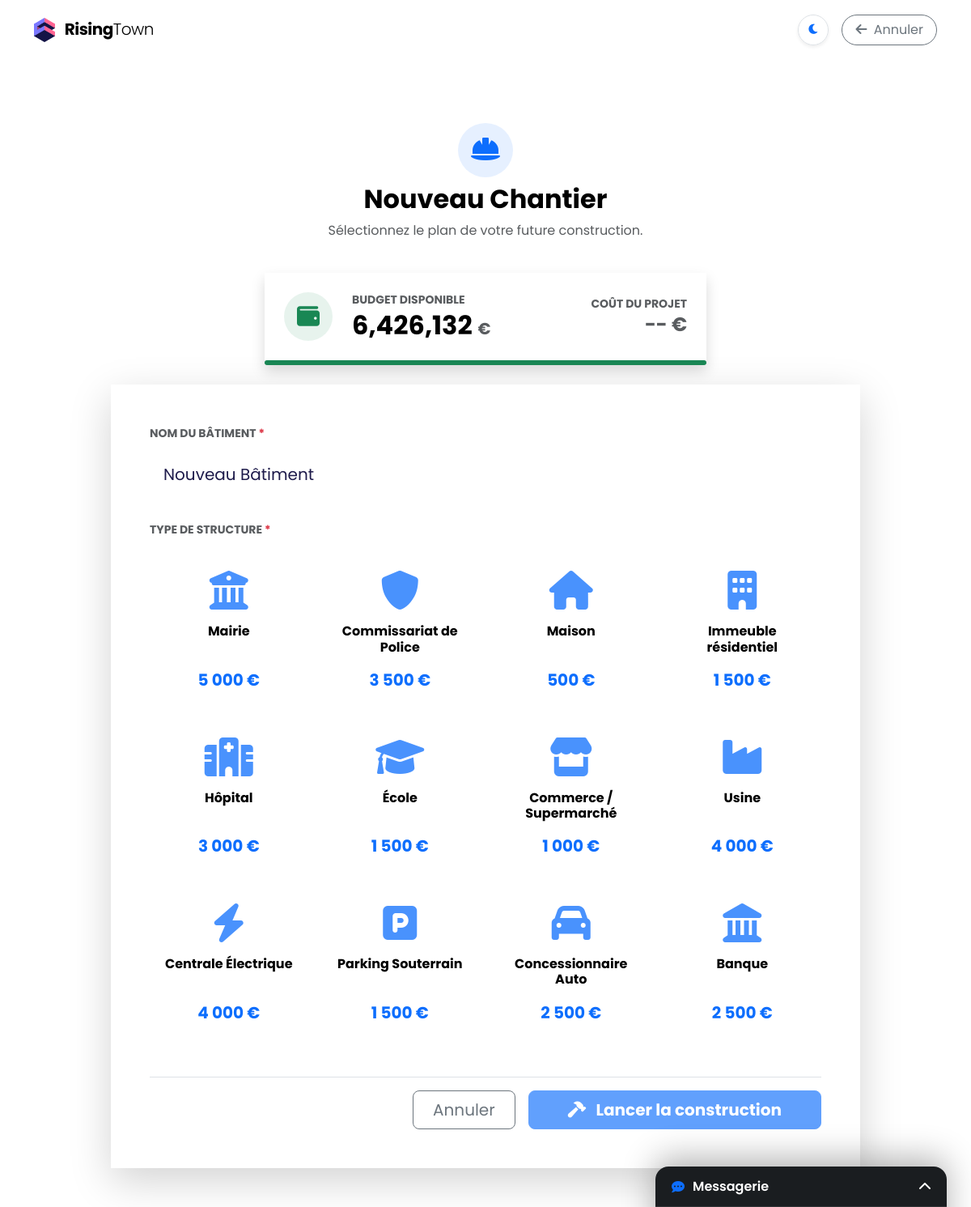
The app's page /construire/ (signed in), older data.
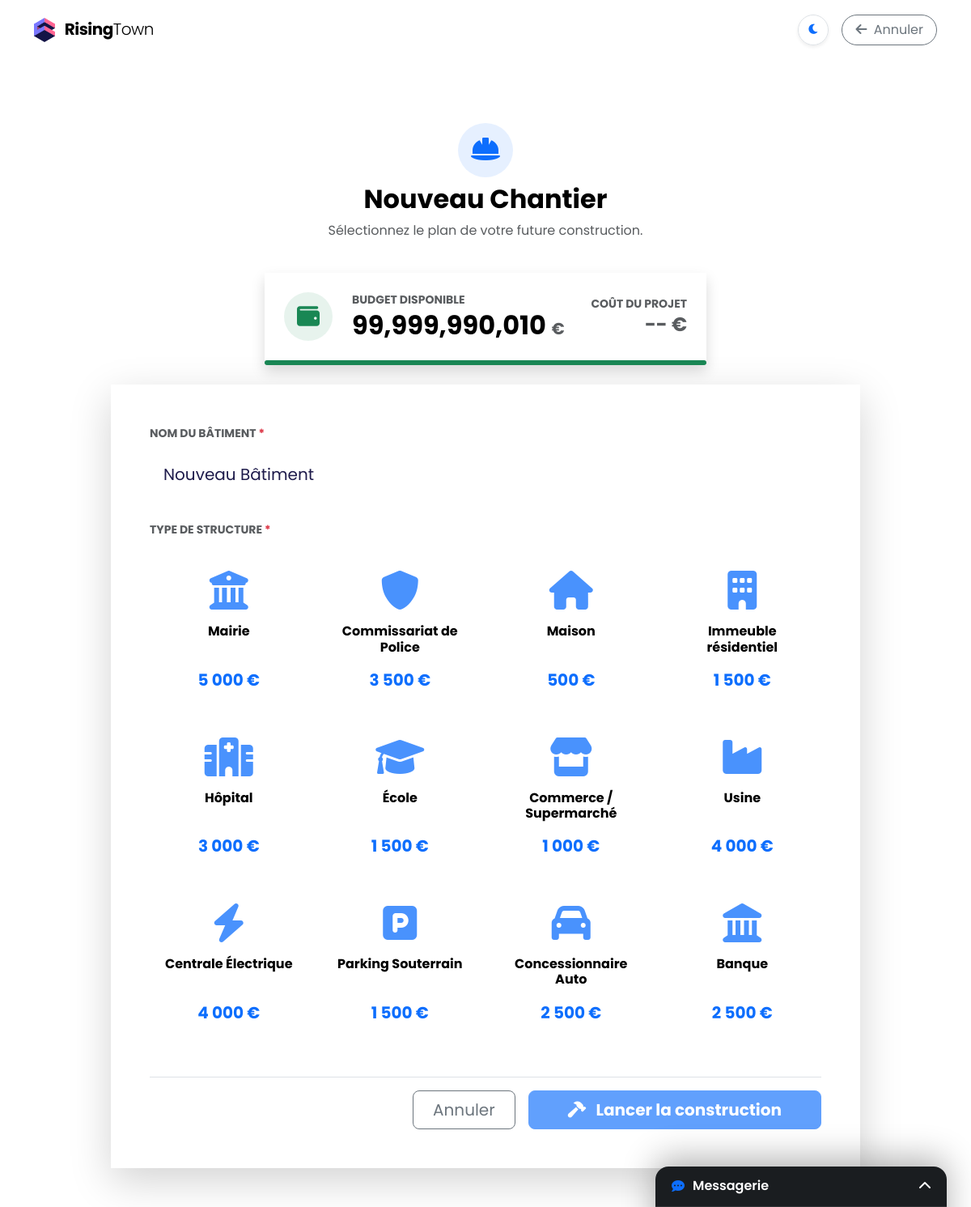
The same page, newer data.
### myapp/models.py (models this page shows, shortened)
class Ville(models.Model):
    nom = models.CharField(max_length=100)
    budget = models.IntegerField(default=100000)
    energie_stock = models.IntegerField(default=1000)
    population_totale = models.IntegerField(default=0)
    dernier_calcul = models.DateTimeField(auto_now=True)
    largeur_map = models.IntegerField(default=10, help_text="Nombre de cases en largeur (X)")
    hauteur_map = models.IntegerField(default=5, help_text="Nombre de cases en hauteur (Y)")

### myapp/views.py (the view)
# urls.py: path('construire/', views.construire, name='construire'),
@login_required
def construire(request):
    if not request.user.is_superuser:
        messages.error(request, "Seul le Maire peut construire.")
        return redirect('dashboard')
    ville = Ville.objects.first()
    BATIMENT_COSTS = {
        'MAIRIE': 5000,
        'MAISON': 500,
        'IMMEUBLE': 1500,
        'HOPITAL': 3000,
        'BANQUE': 2500,
        'COMMERCE': 1000,
        'USINE': 4000,
        'ECOLE': 1500,
        'COMMISSARIAT': 3500,
        'CONCESSIONNAIRE': 500,
        'ROUTE': 10,
        'ROUTE_VIRAGE': 10,
    }
    if request.method == 'POST':
        form = BatimentForm(request.POST)
        if form.is_valid():
            batiment = form.save(commit=False)
            if batiment.type_batiment == 'STADE':
                messages.error(request, "Impossible de construire un autre Stade.")
                return redirect('construire')
            batiment.ville = ville
            size = BATIMENT_SIZES.get(batiment.type_batiment, (1, 1))
            batiment.largeur = size[0]
            batiment.hauteur = size[1]
            batiment.cout_construction = BATIMENT_COSTS.get(batiment.type_batiment, 100)
            if batiment.type_batiment == 'MAISON':
                batiment.capacite = 4
                batiment.loyer = 50
            elif batiment.type_batiment == 'IMMEUBLE':
                batiment.capacite = 20
                batiment.loyer = 20
            if batiment.type_batiment == 'MAIRIE' and Batiment.objects.filter(ville=ville, type_batiment='MAIRIE').exists():
                messages.error(request, "Une seule Mairie autorisée.")
                return render(request, 'construire.html', {'form': form, 'ville': ville})
            if ville.budget >= batiment.cout_construction:
                ville.budget -= batiment.cout_construction
                ville.save()
                batiment.x = -10
                batiment.y = -10
                batiment.save()
                messages.success(request, f"{batiment.nom} créé ! Cliquez sur la carte pour le placer.")
                return redirect(f"{reverse('dashboard')}?move_id={batiment.id}")
            else:
                messages.error(request, f"Pas assez d'argent ! Il faut {batiment.cout_construction} €.")
    else:
        form = BatimentForm()
        choices = form.fields['type_batiment'].choices
        form.fields['type_batiment'].choices = [c for c in choices if c[0] != 'STADE']
    return render(request, 'construire.html', {'form': form, 'ville': ville})

### myapp/forms.py
class BatimentForm(forms.ModelForm):
    class Meta:
        model = Batiment
        fields = ['nom', 'type_batiment'] # PLUS DE X NI DE Y
        widgets = {
            'nom': forms.TextInput(attrs={'class': 'form-control', 'placeholder': 'Nom du bâtiment'}),
            'type_batiment': forms.Select(attrs={'class': 'form-select'}),
        }

### myapp/templates/construire.html (shortened to what the changed rows need)
{% extends 'base.html' %}
{% load static %}
{% load humanize %}
{% block content %}
<div class="container pt-4 pb-5 mt-5">
    <div class="row justify-content-center mb-4">
        <div class="col-md-8 text-center">
            <h1 class="fw-bold h2 mb-2">Nouveau Chantier</h1>
        </div>
    </div>
    <div class="row justify-content-center mb-4">
        <div class="col-md-8 col-lg-6">
            <div class="card shadow border-0 overflow-hidden stat-budget">
                <div class="card-body d-flex align-items-center p-4">
                    <div class="flex-grow-1">
                        <h6 class="text-uppercase text-muted small fw-bold mb-1">Budget Disponible</h6>
                        <h2 class="fw-bold mb-0">
                            {{ ville.budget|intcomma }} <small class="fs-5 text-muted">€</small>
                        </h2>
                    </div>
                </div>
            </div>
        </div>
    </div>
</div>
{% endblock %}

Row changes from the older to the newer data that the page shows:
changed Ville: budget "6,426,132" → "99,999,990,010"
